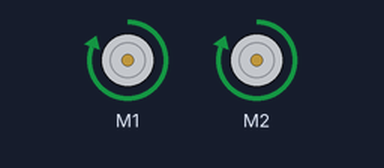
Bench run of a program on a simulated Raspberry Pi (BCM pin numbers). Shown: 2 × DC motor (green arrow = forward, orange = backward, longer = faster). Motors are numbered in the order the program creates them (left before right in a Robot); what the program prints to the terminal is not drawn. At 3.0 s the program stops and its outputs stay as they are.

Above: at 0.1 s.
At 2.1 s:
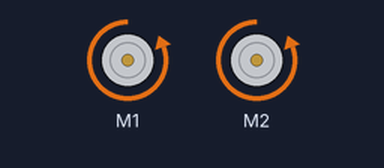
At 3.1 s:
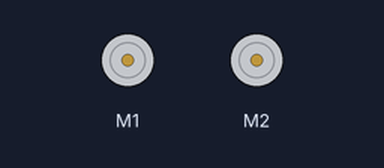
Timing chart, 0 to 4.5 s (numbered marks = the images above):
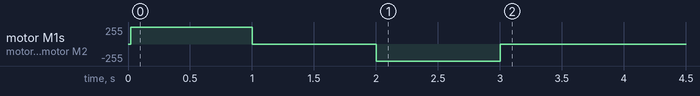

Measured:
- by itself, motor M1, motor M2: stopped → forward 255/255 at 0.02 s, → stopped 0.98 s later, → backward 255/255 1.0 s later, → stopped 1.0 s later

The program:

dcm.py
```python
from gpiozero import Motor
from time import sleep
from gpiozero.pins.pigpio import PiGPIOFactory

# DCモータのピン設定
PIN_AIN1 = 18
PIN_AIN2 = 23
PIN_BIN1 = 24
PIN_BIN2 = 13

dcm_pins = {
    "left_forward": PIN_AIN2,
    "left_backward": PIN_AIN1,
    "right_forward": PIN_BIN2,
    "right_backward": PIN_BIN1,
}

def main():
    # 初期化
    factory = PiGPIOFactory()
    motor_left = Motor( forward=dcm_pins["left_forward"],
                        backward=dcm_pins["left_backward"],
                        pin_factory=factory)
    motor_right = Motor( forward=dcm_pins["right_forward"],
                        backward=dcm_pins["right_backward"],
                        pin_factory=factory)

    # 前進 -> 停止 -> 後進 -> 停止
    try:
        # 前進 - 1秒
        print("前進 - 1秒")
        motor_left.forward()
        motor_right.forward()
        sleep(1)
        # 停止 - 1秒
        print("停止 - 1秒")
        motor_left.stop()
        motor_right.stop()
        sleep(1)
        # 後進 - 1秒
        print("後進 - 1秒")
        motor_left.backward()
        motor_right.backward()
        sleep(1)
        # 停止
        print("停止")
        motor_left.stop()
        motor_right.stop()
    except KeyboardInterrupt:
        print("stop")
        # 停止
        motor_left.stop()
        motor_right.stop()

    return

if __name__ == "__main__":
    main()
```
